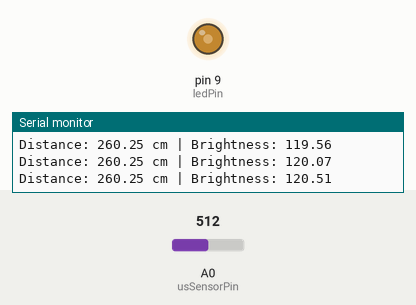
Bench run of a sketch on a simulated Arduino Uno, built with avr-gcc and run on an emulated ATmega328P. Shown: output pins drawn as LEDs (lit = HIGH), the last lines printed to the serial monitor. Inputs (shaded band) come from the test bench; at power-on: A0 (usSensorPin) = 512.

Above: at 1.2 s.
1.3 s: A0 (usSensorPin) set to 306
At 3.0 s:
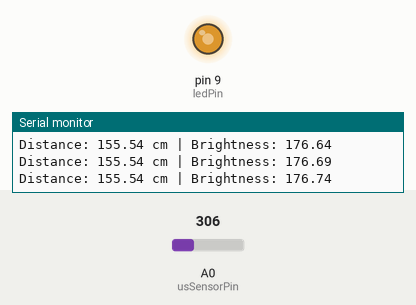
4.3 s: A0 (usSensorPin) set to 596
7.3 s: A0 (usSensorPin) set to 617
At 7.5 s:
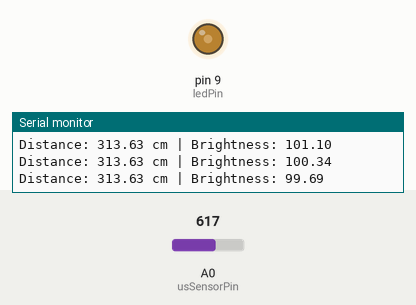
10.3 s: A0 (usSensorPin) set to 21
At 13.0 s:
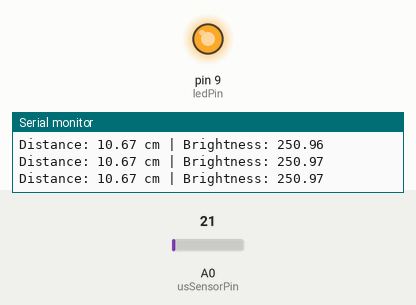
13.3 s: A0 (usSensorPin) set to 18
At 14.2 s:
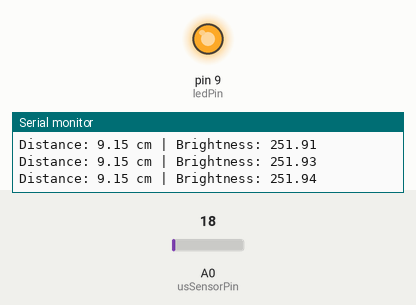
16.3 s: A0 (usSensorPin) set to 900
Timing chart, 0 to 19.5 s (numbered marks = the images above; inputs shaded):
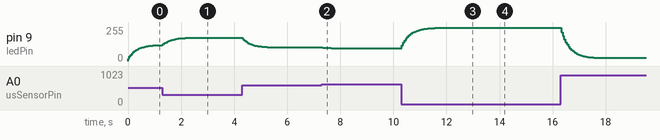

The sketch:

Week-09A-demo.ino
```cpp
// Ultrasonic Sensor → LED Brightness (Latest Version)
// Closer = Brighter, with smoothing

int usSensorPin = A0;     // ultrasonic analog pin
int ledPin = 9;           // LED output pin (PWM)

float usMaxRange = 520.0;
float dataSize = 1023.0;  // 10-bit ADC

float sensorVal = 0;
float distVal = 0;
float smoothBrightness = 0;

void setup() {
  Serial.begin(9600);
  pinMode(ledPin, OUTPUT);
}

void loop() {

  // 1. Read sensor
  sensorVal = analogRead(usSensorPin);

  // 2. Convert to distance
  distVal = sensorVal * usMaxRange / dataSize;

  // 3. Clamp distance (avoid noise)
  distVal = constrain(distVal, 2, 500);

  // 4. Map distance → brightness
  int brightness = map(distVal, 2, 500, 255, 0);
  brightness = constrain(brightness, 0, 255);

  // 5. Smooth the brightness for nicer LED fading
  smoothBrightness = 0.85 * smoothBrightness + 0.15 * brightness;

  // 6. Output to LED
  analogWrite(ledPin, smoothBrightness);

  // 7. Debug print
  Serial.print("Distance: ");
  Serial.print(distVal);
  Serial.print(" cm | Brightness: ");
  Serial.println(smoothBrightness);

  delay(50);
}
```

Measured:
- the behaviour switches between 603 and 604 on A0 (usSensorPin) (found by bisection; images 1 and 2)
- after the input at 7.3 s, pin 9 (ledPin): 102/255 → 99/255 after 0.05 s, → 98/255 0.21 s later, → 97/255 0.10 s later, → 96/255 0.26 s later
- after the input at 10.3 s, pin 9 (ledPin): moves from 96/255 to 250/255 over 1.6 s, starting at once
- after the input at 13.3 s, pin 9 (ledPin): 250/255 → 251/255 after 0.05 s
